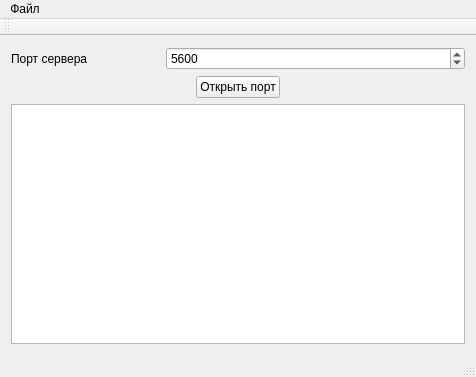
<?xml version="1.0" encoding="UTF-8"?>
<ui version="4.0">
 <class>ChatServerWindow</class>
 <widget class="QMainWindow" name="ChatServerWindow">
  <property name="geometry">
   <rect>
    <x>0</x>
    <y>0</y>
    <width>476</width>
    <height>377</height>
   </rect>
  </property>
  <property name="windowTitle">
   <string>Сервер чата</string>
  </property>
  <widget class="QWidget" name="centralWidget">
   <layout class="QGridLayout" name="gridLayout">
    <item row="0" column="0">
     <widget class="QLabel" name="label">
      <property name="text">
       <string>Порт сервера</string>
      </property>
     </widget>
    </item>
    <item row="0" column="1" colspan="2">
     <widget class="QSpinBox" name="port_sb">
      <property name="maximum">
       <number>65535</number>
      </property>
      <property name="value">
       <number>5600</number>
      </property>
     </widget>
    </item>
    <item row="2" column="0" colspan="3">
     <widget class="QTextEdit" name="log_edit"/>
    </item>
    <item row="1" column="0" colspan="3">
     <widget class="QWidget" name="widget" native="true">
      <layout class="QHBoxLayout" name="horizontalLayout">
       <property name="leftMargin">
        <number>0</number>
       </property>
       <property name="topMargin">
        <number>0</number>
       </property>
       <property name="rightMargin">
        <number>0</number>
       </property>
       <property name="bottomMargin">
        <number>0</number>
       </property>
       <item>
        <spacer name="horizontalSpacer">
         <property name="orientation">
          <enum>Qt::Horizontal</enum>
         </property>
         <property name="sizeHint" stdset="0">
          <size>
           <width>40</width>
           <height>20</height>
          </size>
         </property>
        </spacer>
       </item>
       <item>
        <widget class="QPushButton" name="openPort_button">
         <property name="text">
          <string>Открыть порт</string>
         </property>
        </widget>
       </item>
       <item>
        <spacer name="horizontalSpacer_2">
         <property name="orientation">
          <enum>Qt::Horizontal</enum>
         </property>
         <property name="sizeHint" stdset="0">
          <size>
           <width>40</width>
           <height>20</height>
          </size>
         </property>
        </spacer>
       </item>
      </layout>
     </widget>
    </item>
   </layout>
  </widget>
  <widget class="QMenuBar" name="menuBar">
   <property name="geometry">
    <rect>
     <x>0</x>
     <y>0</y>
     <width>476</width>
     <height>19</height>
    </rect>
   </property>
   <widget class="QMenu" name="menu">
    <property name="title">
     <string>Файл</string>
    </property>
    <addaction name="separator"/>
    <addaction name="exit_action"/>
   </widget>
   <addaction name="menu"/>
  </widget>
  <widget class="QToolBar" name="mainToolBar">
   <attribute name="toolBarArea">
    <enum>TopToolBarArea</enum>
   </attribute>
   <attribute name="toolBarBreak">
    <bool>false</bool>
   </attribute>
  </widget>
  <widget class="QStatusBar" name="statusBar"/>
  <action name="exit_action">
   <property name="text">
    <string>Выход</string>
   </property>
  </action>
 </widget>
 <layoutdefault spacing="6" margin="11"/>
 <resources/>
 <connections>
  <connection>
   <sender>exit_action</sender>
   <signal>triggered()</signal>
   <receiver>ChatServerWindow</receiver>
   <slot>close()</slot>
   <hints>
    <hint type="sourcelabel">
     <x>-1</x>
     <y>-1</y>
    </hint>
    <hint type="destinationlabel">
     <x>199</x>
     <y>149</y>
    </hint>
   </hints>
  </connection>
 </connections>
</ui>
